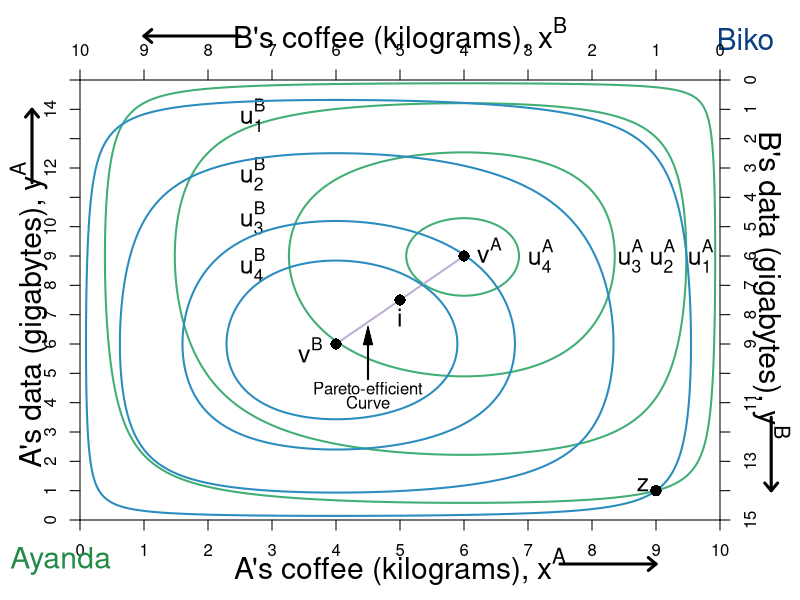

R code for this plot:
require(shape)
#pdf(file = "property_hg_hg_powers_aSTEP1.pdf", width = 9, height = 7)
#pdf(file = "property_hg_hg_powers_aSTEP2.pdf", width = 9, height = 7)
#pdf(file = "property_hg_hg_powers_aSTEP3.pdf", width = 9, height = 7)

pdf(file = "property/property_hg_hg_powers_a.pdf", width = 9, height = 7)

#Set parameters for graphics
axislabelsize <- 1.8
labelsize <- 1.5
namesize <- 1.8
annotatesize <- 1.5
graphlinewidth <- 2
segmentlinewidth <- 1.5

COL <- c("#7fc97f", "#beaed4", "#fdc086", "#ffff99", "#386cb0", "#f0027f", "#bf5b17", "#666666")
COLA <- c("#99d8c9","#66c2a4","#41ae76", "#238b45", "#005824")
COLB <- c("#4eb3d3", "#2b8cbe", "#0868ac","#084081")

par(mar =  c(4, 4, 4, 4))

uA <- function(x, y, alpha = 0.5, lambda = 0.4) {
  (x^(alpha)*y^(1 - alpha))^(1-lambda)*((10 - x)^(alpha)*(15 - y)^(1 - alpha))^lambda
}

uB <- function(x, y) {
  (10 - x)^(0.5)*(15 - y)^(0.5)
}

xlims <- c(0, 10)
ylims <- c(0, 15)

npts <- 501 
x <- seq(xlims[1], xlims[2], length.out = npts)
y <- seq(ylims[1], ylims[2], length.out = npts) 



#For B we need a utility where xA = 5.88, ya = 8.82 => corresponds to 1.618 above

plot(0, 0, xlim = xlims, ylim = ylims, type = "n",
     xlab = expression(paste("")),
     ylab = expression(paste("")), 
     xaxt = "n", 
     yaxt = "n", 
     cex.lab = axislabelsize, 
     bty = "n",
     xaxs="i", 
     yaxs="i")

ticksy <- seq(from = 0, to = 15, by = 1)
ylabels <- seq(from = 0, to = 15, by = 1)
ticksx <- seq(from = 0, to = 10, by = 1)
xlabels <- seq(from = 0, to = 10, by = 1)
axis(1, at = ticksx, pos = 0, labels = xlabels)
axis(2, at = ticksy, pos = 0, labels = ylabels, las = 0)

#a <- c(uA(9,1) - 1, uA(9,1), uA(9,1) + 2, uA(9,1), uA(9,1) + 3, uA(9,1) + 4, uA(9,1) + 5, uA(9,1) + 6, uA(9,1) + 6.6,  uA(9,1) + 7)
a <- c(uA(9,1), uA(9,1) + 1.5, uA(9,1) + 2.5,  uA(9,1) + 2.92)

contour(x, y, 
        outer(x, y, uA),
        drawlabels = FALSE,
        col = COLA[3],
        lwd = graphlinewidth,
        levels = a, 
        xaxs="i", 
        yaxs="i", 
        add = TRUE) 

mtext(expression(paste("A's coffee (kilograms), ", x^A)), side=1, line = 2.5, cex = axislabelsize)
text(-0.8, 7, expression(paste("A's data (gigabytes), ", y^A)), xpd = TRUE, cex = axislabelsize, srt = 90) 

#Add arrows:
arrows(-0.75, 11.5, -0.75, 14, xpd = TRUE, length=0.1,angle=40,lwd=3)
arrows(7.5, -1.5, 9, -1.5, xpd = TRUE, length=0.1,angle=40,lwd=3)

segments(4, 6, 6, 9, lty = 1, col = COL[2] , lwd = graphlinewidth)
text(4.5, 4.5, expression("Pareto-efficient"))
text(4.5, 4, expression("Curve"))
Arrows(4.5, 4.8, 4.5, 6.3, col = "black", lty = 1, lwd = 2, arr.type = "triangle", arr.lwd = 0.5)

#Label the iso-welfare functions for the HG, Aisha
text(9.7, 9, expression(u[1]^A), cex = annotatesize)
text(9.1, 9, expression(u[2]^A), cex = annotatesize)
text(8.6, 9, expression(u[3]^A), cex = annotatesize)
text(7.2, 9, expression(u[4]^A), cex = annotatesize)

#Label the indifference curves for the HE, Betty
text(2.7, 13.8, expression(u[1]^B), cex = annotatesize)
text(2.7, 11.8, expression(u[2]^B), cex = annotatesize)
text(2.7, 10.3, expression(u[3]^B), cex = annotatesize)
text(2.7, 8.7, expression(u[4]^B), cex = annotatesize)

#text(1.3, 1.1, expression(u[5]^B))

#A's bliss point - 3.1073 is the value of u
# points(5.88, 8.82, pch = 16, col = "black", cex = 1.5)
# text(6, 13.5, expression(paste("A's highest u, ", u[max]^A)))
# Arrows(6, 13.2, 6, 9.5, col = "black", lty = 1, lwd = 2, arr.type = "triangle", arr.lwd = 0.5)

#Label point i. 
points(5, 7.5, pch = 16, col = "black", cex = 1.5)
text(5, 6.9, expression(paste(i)), cex = annotatesize)




text(-0.3, -1.4, expression("Ayanda"), xpd = TRUE, cex = namesize, col = COLA[4])
text(10.4, 16.4, expression("Biko"), xpd = TRUE, cex = namesize, col = COLB[4])

par(new = TRUE)

#Use the same x and ylims as previously, but with locations switched
xlims2 <- c(10, 0)
ylims2 <- c(15, 0)

#Leave the ylab and xlab blank to ensure no axes titles
plot(0, 0, xlim = xlims2, ylim = ylims2, type = "n",
     xlab = expression(paste("")),
     ylab = expression(paste("")),
     xaxt = "n", 
     yaxt = "n", 
     cex.lab = 1.3, 
     bty = "n",
     xaxs="i", 
     yaxs="i")

uB <- function(x, y, alpha = 0.5, lambda = 0.4) {
  (x^(alpha)*y^(1 - alpha))^(1-lambda)*((10 - x)^(alpha)*(15 - y)^(1 - alpha))^lambda
}

b <- c(uB(1,14), uB(1,14) + 1.5, uB(1,14) + 2.33, uB(1,14) + 2.6)

contour(x, y, 
        outer(x, y, uB),
        drawlabels = FALSE,
        col = COLB[2],
        lwd = graphlinewidth,
        levels = b, 
        add = TRUE
) 


# #Label two points for comparison
points(1, 14, pch = 16, col = "black", cex = 1.5)
text(1.2, 13.8, expression(paste(z)), cex = annotatesize)

# #Label two points for comparison
points(0.4*10, 0.4*15, pch = 16, col = "black", cex = 1.5)
text(0.4*10-0.4, 0.4*15-0.2,expression(paste(v^A)), cex = annotatesize)


points(0.6*10, 0.6*15, pch = 16, col = "black", cex = 1.5)
text(0.6*10 + 0.4, 0.6*15 + 0.2,expression(paste(v^B)), cex = annotatesize)


# points(8.8, (3/2)*8.8, pch = 16, col = "black", cex = 1.5)
# text(8.8, (3/2)*8.8 - 0.5, expression(paste(j)))
# 
# points(0.4, (3/2)*0.4, pch = 16, col = "black", cex = 1.5)
# text(0.4 + 0.2, (3/2)*0.4 + 0.2, expression(paste(k)))

#Set up axes at sides 3 and 4 (top and right)
axis(side = 3, at = ticksx, pos = 0, labels = xlabels)
axis(side = 4, at = ticksy, pos = 0, labels = ylabels, las = 0)
text(5, -1.5, expression(paste("B's coffee (kilograms), ", x^B)), xpd = TRUE, cex = axislabelsize)
text(-0.8, 7, expression(paste("B's data (gigabytes), ", y^B)), xpd = TRUE, cex = axislabelsize, srt = 270) 

#Add arrows:
arrows(-0.8, 11.5, -0.8, 14, xpd = TRUE, length=0.1,angle=40,lwd=3)
arrows(7.5, -1.5, 9, -1.5, xpd = TRUE, length=0.1,angle=40,lwd=3)


dev.off()
